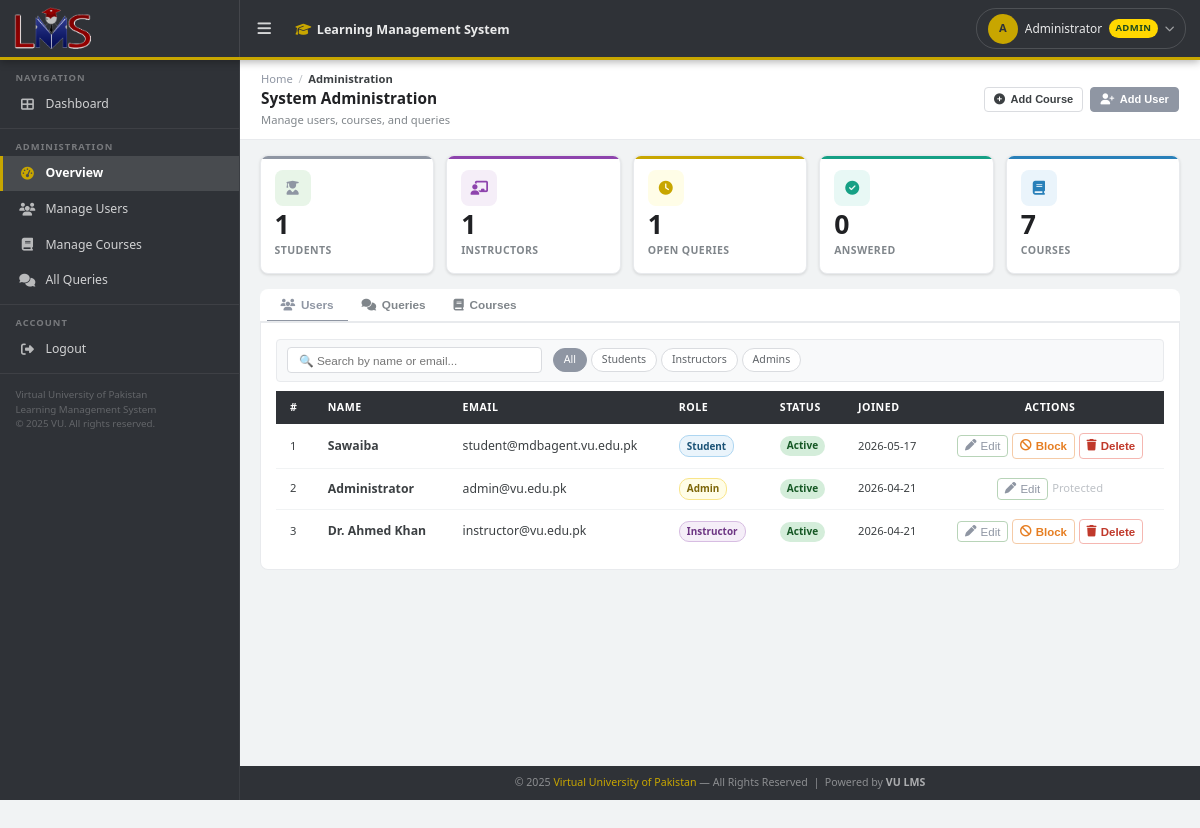
The page /admin (signed in) on the database its author committed.
### tables this page shows
CREATE TABLE users (
    id          INTEGER PRIMARY KEY AUTOINCREMENT,
    full_name   TEXT NOT NULL,
    email       TEXT NOT NULL UNIQUE COLLATE NOCASE,
    password    TEXT NOT NULL,
    role        TEXT NOT NULL DEFAULT 'student' CHECK(role IN ('student','instructor','admin')),
    status      TEXT NOT NULL DEFAULT 'active',
    created_at  TEXT DEFAULT (datetime('now'))
);

### app/routes.py (the view)
@bp.route('/admin')
@role_required('admin')
def admin_dashboard():
    stats = get_stats()
    users = get_all_users()
    queries = get_all_queries()
    courses = get_all_courses()
    user_courses = {u['id']: get_user_courses(u['id']) for u in users}
    return render_template('admin_dashboard.html',
                           stats=stats, users=users, queries=queries,
                           courses=courses, user_courses=user_courses)

### app/database.py (called while the page is built)
def get_db():
    if 'db' not in g:
        g.db = sqlite3.connect(DB_PATH, detect_types=sqlite3.PARSE_DECLTYPES)
        g.db.row_factory = sqlite3.Row
        g.db.execute("PRAGMA foreign_keys = ON")
    return g.db

def get_all_users():
    return get_db().execute("SELECT * FROM users ORDER BY created_at DESC").fetchall()

def get_all_courses():
    return get_db().execute("SELECT * FROM courses ORDER BY code").fetchall()

def get_user_courses(uid):
    return get_db().execute("""
        SELECT c.* FROM courses c
        JOIN enrollments e ON e.course_id = c.id
        WHERE e.user_id = ? ORDER BY c.code
    """, (uid,)).fetchall()

def get_all_queries():
    return get_db().execute("""
        SELECT q.*, c.code, c.title as course_title,
               u.full_name as student_name,
               (SELECT COUNT(*) FROM answers a WHERE a.query_id=q.id) as answer_count
        FROM queries q
        JOIN courses c ON c.id = q.course_id
        JOIN users u ON u.id = q.student_id
        ORDER BY q.created_at DESC
    """).fetchall()

def get_stats():
    db = get_db()
    return {
        'students': db.execute("SELECT COUNT(*) FROM users WHERE role='student'").fetchone()[0],
        'instructors': db.execute("SELECT COUNT(*) FROM users WHERE role='instructor'").fetchone()[0],
        'open_queries': db.execute("SELECT COUNT(*) FROM queries WHERE status='open'").fetchone()[0],
        'answered_queries': db.execute("SELECT COUNT(*) FROM queries WHERE status='answered'").fetchone()[0],
        'total_queries': db.execute("SELECT COUNT(*) FROM queries").fetchone()[0],
        'courses': db.execute("SELECT COUNT(*) FROM courses").fetchone()[0],
    }

### app/routes.py (called while the page is built)
def role_required(*roles):
    def decorator(f):
        @wraps(f)
        def wrapper(*args, **kwargs):
            if 'user_id' not in session:
                return redirect(url_for('main.login'))
            if session.get('role') not in roles:
                flash('Access denied.', 'danger')
                return redirect(url_for('main.dashboard'))
            return f(*args, **kwargs)
        return wrapper
    return decorator

### app/templates/admin_dashboard.html (shortened to what this page needs)
{% extends 'base.html' %}
{% block content_header %}
<div class="content-header">
  <div>
    <div class="breadcrumb"><a href="#">Home</a><span class="sep">/</span><span class="current">Administration</span></div>
    <div class="page-title">System Administration</div>
    <div class="page-subtitle">Manage users, courses, and queries</div>
  </div>
  <div class="flex-gap">
    <button class="btn-secondary btn-sm" onclick="openModal('modalAddCourse')"><i class="fas fa-plus-circle"></i> Add Course</button>
    <button class="btn-primary btn-sm" onclick="openModal('modalAddUser')"><i class="fas fa-user-plus"></i> Add User</button>
  </div>
</div>
{% endblock %}
{% block content %}
<div class="stats-grid">
  <div class="stat-box green"><div class="stat-box-icon"><i class="fas fa-user-graduate"></i></div><div class="stat-num">{{ stats.students }}</div><div class="stat-label">Students</div></div>
  <div class="stat-box purple"><div class="stat-box-icon"><i class="fas fa-chalkboard-teacher"></i></div><div class="stat-num">{{ stats.instructors }}</div><div class="stat-label">Instructors</div></div>
  <div class="stat-box gold"><div class="stat-box-icon"><i class="fas fa-clock"></i></div><div class="stat-num">{{ stats.open_queries }}</div><div class="stat-label">Open Queries</div></div>
  <div class="stat-box teal"><div class="stat-box-icon"><i class="fas fa-check-circle"></i></div><div class="stat-num">{{ stats.answered_queries }}</div><div class="stat-label">Answered</div></div>
  <div class="stat-box blue"><div class="stat-box-icon"><i class="fas fa-book"></i></div><div class="stat-num">{{ stats.courses }}</div><div class="stat-label">Courses</div></div>
</div>
<div class="tab-nav" id="adminTabNav">
  <button class="tab-btn active" data-tab="users"><i class="fas fa-users"></i> Users</button>
  <button class="tab-btn" data-tab="queries"><i class="fas fa-comments"></i> Queries</button>
  <button class="tab-btn" data-tab="courses"><i class="fas fa-book"></i> Courses</button>
</div>
<div class="tab-content active" id="tab-users">
  <div class="table-toolbar">
    <input type="text" class="search-input" placeholder="&#128269; Search by name or email..." oninput="filterTable('userTable',this.value)"/>
    <div class="role-filter-btns filter-pills">
      <span class="filter-pill active" onclick="filterByRole('all',this)">All</span>
      <span class="filter-pill" onclick="filterByRole('student',this)">Students</span>
      <span class="filter-pill" onclick="filterByRole('instructor',this)">Instructors</span>
      <span class="filter-pill" onclick="filterByRole('admin',this)">Admins</span>
    </div>
  </div>
  <div class="table-wrapper">
    <table class="vu-table" id="userTable">
      <thead><tr><th>#</th><th>Name</th><th>Email</th><th>Role</th><th>Status</th><th>Joined</th><th style="text-align:center">Actions</th></tr></thead>
      <tbody>
        {% for u in users %}
        <tr data-role="{{ u.role }}">
          <td class="text-muted">{{ loop.index }}</td>
          <td><strong>{{ u.full_name }}</strong></td>
          <td>{{ u.email }}</td>
          <td><span class="role-badge role-{{ u.role }}">{{ u.role|capitalize }}</span></td>
          <td><span class="status-pill status-{{ u.status }}">{{ u.status|capitalize }}</span></td>
          <td class="text-muted">{{ u.created_at[:10] }}</td>
          <td class="action-btns" style="justify-content:center">
            <button class="btn-icon btn-edit" title="Edit"
              onclick="openEditModal({{ u.id }},'{{ u.full_name|replace("'","\\'") }}','{{ u.email }}','{{ u.role }}','{{ u.status }}',[{% for c in user_courses[u.id] %}{{ c.id }}{% if not loop.last %},{% endif %}{% endfor %}])">
              <i class="fas fa-pen"></i> Edit
            </button>
            {% if u.role != 'admin' %}
            <form method="POST" action="{{ url_for('main.toggle_user',uid=u.id) }}" style="display:inline">
              <button type="submit" class="btn-icon {{ 'btn-warning' if u.status=='active' else 'btn-success' }}" title="{{ 'Block' if u.status=='active' else 'Unblock' }}" onclick="return confirm('{{ 'Block' if u.status=='active' else 'Unblock' }} this user?')">
                <i class="fas fa-{{ 'ban' if u.status=='active' else 'circle-check' }}"></i> {{ 'Block' if u.status=='active' else 'Unblock' }}
              </button>
            </form>
            <form method="POST" action="{{ url_for('main.delete_user',uid=u.id) }}" style="display:inline" onsubmit="return confirm('Permanently delete this user?')">
              <button type="submit" class="btn-icon btn-danger" title="Delete"><i class="fas fa-trash"></i> Delete</button>
            </form>
            {% else %}
            <span class="text-muted">Protected</span>
            {% endif %}
          </td>
        </tr>
        {% endfor %}
      </tbody>
    </table>
  </div>
</div>
{% endblock %}

### app/templates/base.html (shortened to what this page needs)
<!DOCTYPE html>
<html lang="en">
<head>
<link rel="stylesheet" href="{{ url_for('static', filename='css/main.css') }}"/>
<link rel="stylesheet" href="https://cdnjs.cloudflare.com/ajax/libs/font-awesome/6.5.0/css/all.min.css"/>
</head>
<body>
{% if session.user_id %}
<header class="topbar">
  <div class="topbar-brand">
    <img src="{{ url_for('static', filename='img/vu_logo.png') }}" alt="Virtual University of Pakistan"/>
  </div>
  <button class="topbar-toggle" onclick="toggleSidebar()" title="Toggle Menu">
    <i class="fas fa-bars"></i>
  </button>
  <div class="topbar-center">
    <span class="topbar-title"><i class="fas fa-graduation-cap" style="color:var(--vu-gold);margin-right:.4rem"></i>Learning Management System</span>
  </div>
  <div class="topbar-right">
    <div class="user-dropdown" onclick="toggleDropdown()" id="userDropdown">
      <div class="user-avatar">{{ session.full_name[0]|upper }}</div>
      <span style="max-width:130px;overflow:hidden;text-overflow:ellipsis;white-space:nowrap">{{ session.full_name }}</span>
      <span class="tb-role-badge role-{{ session.role }}">{{ session.role|capitalize }}</span>
      <i class="fas fa-chevron-down" style="font-size:.7rem;opacity:.6"></i>
    </div>
  </div>
</header>
<aside class="sidebar" id="sidebar">
  <div class="sidebar-section">
    <span class="sidebar-section-label">Navigation</span>
    <a href="{{ url_for('main.dashboard') }}" class="sidebar-link {% if request.endpoint == 'main.dashboard' %}active{% endif %}">
      <i class="fas fa-th-large"></i> Dashboard
    </a>
  </div>
  {% if session.role == 'student' %}
  <div class="sidebar-section">
    <span class="sidebar-section-label">My Learning</span>
    <a href="{{ url_for('main.student_dashboard') }}" class="sidebar-link {% if request.endpoint == 'main.student_dashboard' %}active{% endif %}">
      <i class="fas fa-tachometer-alt"></i> My Dashboard
    </a>
    <a href="{{ url_for('main.student_courses') }}" class="sidebar-link {% if request.endpoint == 'main.student_courses' %}active{% endif %}">
      <i class="fas fa-book-open"></i> My Courses
    </a>
    <a href="{{ url_for('main.new_query') }}" class="sidebar-link {% if request.endpoint == 'main.new_query' %}active{% endif %}">
      <i class="fas fa-question-circle"></i> Submit Query
    </a>
  </div>
  {% elif session.role == 'admin' %}
  <div class="sidebar-section">
    <span class="sidebar-section-label">Administration</span>
    <a href="{{ url_for('main.admin_dashboard') }}" class="sidebar-link {% if request.endpoint in ('main.admin_dashboard',) %}active{% endif %}">
      <i class="fas fa-tachometer-alt"></i> Overview
    </a>
    <a href="{{ url_for('main.admin_dashboard') }}#tab-users" class="sidebar-link" onclick="openAdminTab('users')">
      <i class="fas fa-users"></i> Manage Users
    </a>
    <a href="{{ url_for('main.admin_dashboard') }}#tab-courses" class="sidebar-link" onclick="openAdminTab('courses')">
      <i class="fas fa-book"></i> Manage Courses
    </a>
    <a href="{{ url_for('main.admin_dashboard') }}#tab-queries" class="sidebar-link" onclick="openAdminTab('queries')">
      <i class="fas fa-comments"></i> All Queries
    </a>
  </div>
  {% endif %}
  <div class="sidebar-section">
    <span class="sidebar-section-label">Account</span>
    <a href="{{ url_for('main.logout') }}" class="sidebar-link">
      <i class="fas fa-sign-out-alt"></i> Logout
    </a>
  </div>
  <div style="padding:1rem 1.1rem;margin-top:auto">
    <div style="font-size:.7rem;color:rgba(255,255,255,.25);line-height:1.5">
      Virtual University of Pakistan<br/>
      Learning Management System<br/>
      &copy; {{ 2025 }} VU. All rights reserved.
    </div>
  </div>
</aside>
<div class="main-content" id="mainContent">
  {% block content_header %}{% endblock %}
  <div class="content-body">
    {% block content %}{% endblock %}
  </div>
  <footer class="lms-footer">
    &copy; {{ 2025 }} <a href="#">Virtual University of Pakistan</a> — All Rights Reserved &nbsp;|&nbsp;
    Powered by <strong style="color:rgba(255,255,255,.6)">VU LMS</strong>
  </footer>
</div>
{% else %}
{% block auth_content %}{% endblock %}
{% endif %}
</body>
</html>

### rows shown on the page
users: full_name "Administrator", role "ADMIN", email "admin@vu.edu.pk", role "Admin", status "Active", created_at "2026-04-21", shows "Protected"
users: full_name "Sawaiba", email "student@mdbagent.vu.edu.pk", role "Student", status "Active", created_at "2026-05-17", status "Block"
users: full_name "Dr. Ahmed Khan", email "instructor@vu.edu.pk", role "Instructor", status "Active", created_at "2026-04-21", status "Block"

### other values the page prints
{{ session.full_name[0]|upper }} "A"
{{ 2025 }} "2025"
{{ stats.students }} "1"
{{ stats.instructors }} "1"
{{ stats.open_queries }} "1"
{{ stats.answered_queries }} "0"
{{ stats.courses }} "7"
